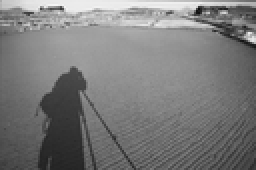
%> input picture man01.tif, 128 x 85 px, shrunk from 512 x 341 before the run (shown 2 times larger)
$ octave final0_3.m   (GNU Octave 9; MATLAB toolbox functions it lacks are replaced by stand-ins)
%> lines starting %> are read from the running program, lines starting %| are printed output that depends on the picture
clear all
close all

F = double(imread('man01.tif'));
%> F: size 85x128 double; min 10, max 245, mean 122.7; mean of the top-left, top-right, bottom-left and bottom-right quarters 154.2, 140.8, 88.7, 108.2
[sz1, sz2] = size(F);
%> sz1 = 85; sz2 = 128

h = ones(3,3)/9;
[sz1_filter, sz2_filter] = size(h);

a = (sz1_filter - 1)/2;
b = (sz2_filter - 1)/2;

offset1 = a + 1;
offset2 = b + 1;

G = zeros(sz1, sz2);
for x = 1:sz1
    for y = 1:sz2
        m = 0;
        for s = -a:a
            for t = -b:b
                if (x+s >=  1 && x+s <= sz1) && (y+t >= 1 && y+t <= sz2)
                    m = m + h(-s + offset1, -t + offset2) * F(x + s, y + t);
                end
            end
        end
        G(x,y) = m;
    end
end
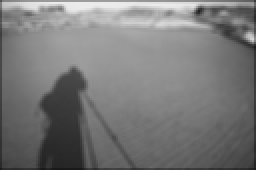
%> G: size 85x128 double (shown 2 times larger); min 25, max 237, mean 121.1

h = ones(5,5)/25;
[sz1_filter, sz2_filter] = size(h);

a = (sz1_filter - 1)/2;
b = (sz2_filter - 1)/2;

offset1 = a + 1;
offset2 = b + 1;

G1 = zeros(sz1, sz2);
for x = 1:sz1
    for y = 1:sz2
        m = 0;
        for s = -a:a
            for t = -b:b
                if (x+s >=  1 && x+s <= sz1) && (y+t >= 1 && y+t <= sz2)
                    m = m + h(-s + offset1, -t + offset2) * F(x + s, y + t);
                end
            end
        end
        G1(x,y) = m;
    end
end
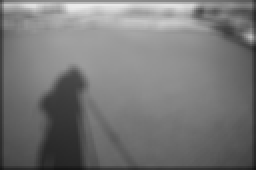
%> G1: size 85x128 double (shown 2 times larger); min 19.4, max 235.8, mean 119.8

h = ones(7,7)/49;
[sz1_filter, sz2_filter] = size(h);

a = (sz1_filter - 1)/2;
b = (sz2_filter - 1)/2;

offset1 = a + 1;
offset2 = b + 1;

G2 = zeros(sz1, sz2);
for x = 1:sz1
    for y = 1:sz2
        m = 0;
        for s = -a:a
            for t = -b:b
                if (x+s >=  1 && x+s <= sz1) && (y+t >= 1 && y+t <= sz2)
                    m = m + h(-s + offset1, -t + offset2) * F(x + s, y + t);
                end
            end
        end
        G2(x,y) = m;
    end
end
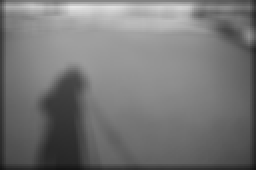
%> G2: size 85x128 double (shown 2 times larger); min 19.02, max 230, mean 118.5

colormap gray(256)
subplot(2,2,1), image(F)
subplot(2,2,2), image(G)
subplot(2,2,3), image(G1)
subplot(2,2,4), image(G2)
